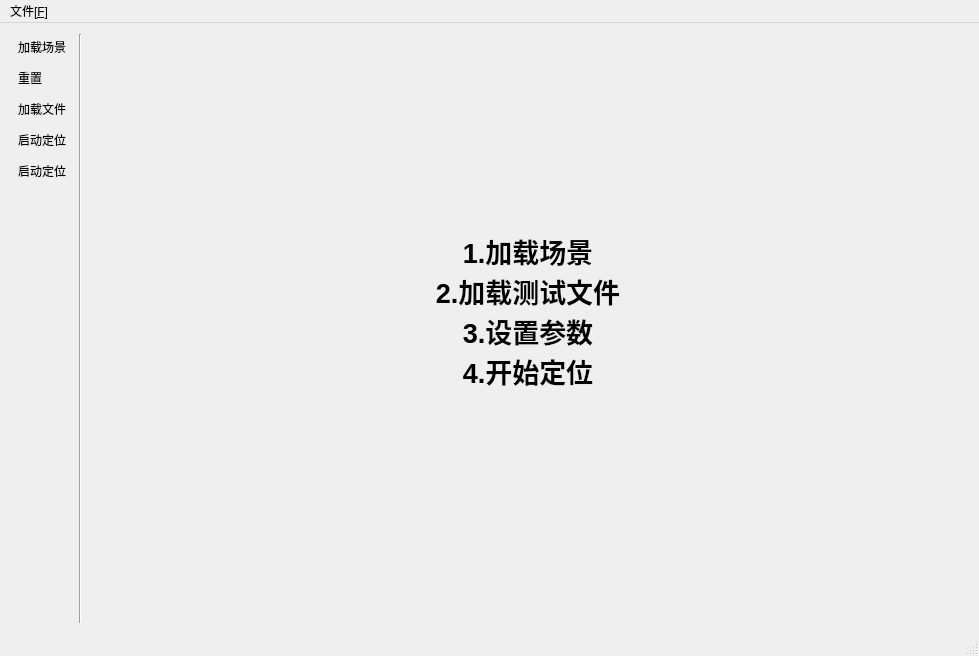
<?xml version="1.0" encoding="UTF-8"?>
<ui version="4.0">
 <class>BSLClass</class>
 <widget class="QMainWindow" name="BSLClass">
  <property name="geometry">
   <rect>
    <x>0</x>
    <y>0</y>
    <width>979</width>
    <height>656</height>
   </rect>
  </property>
  <property name="windowTitle">
   <string>无线信号源定系统</string>
  </property>
  <widget class="QWidget" name="centralWidget">
   <layout class="QHBoxLayout" name="horizontalLayout">
    <item>
     <layout class="QVBoxLayout" name="verticalLayout">
      <property name="sizeConstraint">
       <enum>QLayout::SetDefaultConstraint</enum>
      </property>
      <item>
       <widget class="QToolButton" name="loadSencesToolButton">
        <property name="toolTip">
         <string>加载由EvaluatorGUI生成的场景</string>
        </property>
        <property name="statusTip">
         <string>加载由EvaluatorGUI生成的场景</string>
        </property>
        <property name="text">
         <string>加载场景</string>
        </property>
        <property name="icon">
         <iconset resource="bsl.qrc">
          <normaloff>:/BSL/Icon/load.png</normaloff>:/BSL/Icon/load.png</iconset>
        </property>
        <property name="iconSize">
         <size>
          <width>32</width>
          <height>32</height>
         </size>
        </property>
        <property name="autoRaise">
         <bool>true</bool>
        </property>
       </widget>
      </item>
      <item>
       <widget class="QToolButton" name="resetToolButton">
        <property name="toolTip">
         <string>清空所有数据</string>
        </property>
        <property name="statusTip">
         <string>清空所有数据</string>
        </property>
        <property name="text">
         <string>重置</string>
        </property>
        <property name="icon">
         <iconset resource="bsl.qrc">
          <normaloff>:/BSL/Icon/reset.png</normaloff>:/BSL/Icon/reset.png</iconset>
        </property>
        <property name="iconSize">
         <size>
          <width>32</width>
          <height>32</height>
         </size>
        </property>
        <property name="autoRaise">
         <bool>true</bool>
        </property>
       </widget>
      </item>
      <item>
       <widget class="QToolButton" name="loadFileToolButton">
        <property name="toolTip">
         <string>加载测试文件</string>
        </property>
        <property name="statusTip">
         <string>加载测试文件</string>
        </property>
        <property name="text">
         <string>加载文件</string>
        </property>
        <property name="icon">
         <iconset resource="bsl.qrc">
          <normaloff>:/BSL/Icon/open.png</normaloff>:/BSL/Icon/open.png</iconset>
        </property>
        <property name="iconSize">
         <size>
          <width>32</width>
          <height>32</height>
         </size>
        </property>
        <property name="autoRaise">
         <bool>true</bool>
        </property>
       </widget>
      </item>
      <item>
       <widget class="QToolButton" name="settingToolButton">
        <property name="toolTip">
         <string>参数设置</string>
        </property>
        <property name="statusTip">
         <string>参数设置</string>
        </property>
        <property name="text">
         <string>启动定位</string>
        </property>
        <property name="icon">
         <iconset resource="bsl.qrc">
          <normaloff>:/BSL/Icon/setting.png</normaloff>:/BSL/Icon/setting.png</iconset>
        </property>
        <property name="iconSize">
         <size>
          <width>32</width>
          <height>32</height>
         </size>
        </property>
        <property name="autoRaise">
         <bool>true</bool>
        </property>
       </widget>
      </item>
      <item>
       <widget class="QToolButton" name="runToolButton">
        <property name="toolTip">
         <string>开始定位</string>
        </property>
        <property name="statusTip">
         <string>开始定位</string>
        </property>
        <property name="text">
         <string>启动定位</string>
        </property>
        <property name="icon">
         <iconset resource="bsl.qrc">
          <normaloff>:/BSL/Icon/launch.png</normaloff>:/BSL/Icon/launch.png</iconset>
        </property>
        <property name="iconSize">
         <size>
          <width>32</width>
          <height>32</height>
         </size>
        </property>
        <property name="autoRaise">
         <bool>true</bool>
        </property>
       </widget>
      </item>
      <item>
       <spacer name="verticalSpacer_2">
        <property name="orientation">
         <enum>Qt::Vertical</enum>
        </property>
        <property name="sizeHint" stdset="0">
         <size>
          <width>20</width>
          <height>40</height>
         </size>
        </property>
       </spacer>
      </item>
     </layout>
    </item>
    <item>
     <widget class="Line" name="line">
      <property name="orientation">
       <enum>Qt::Vertical</enum>
      </property>
     </widget>
    </item>
    <item>
     <layout class="QVBoxLayout" name="verticalLayout_2">
      <item>
       <widget class="QLabel" name="scenesLabel">
        <property name="font">
         <font>
          <pointsize>20</pointsize>
          <weight>75</weight>
          <bold>true</bold>
         </font>
        </property>
        <property name="toolTip">
         <string>真实场景显示区域</string>
        </property>
        <property name="statusTip">
         <string>真实场景显示区域</string>
        </property>
        <property name="text">
         <string>1.加载场景
2.加载测试文件
3.设置参数
4.开始定位</string>
        </property>
        <property name="alignment">
         <set>Qt::AlignCenter</set>
        </property>
       </widget>
      </item>
      <item>
       <widget class="QLabel" name="currentsettingLabel">
        <property name="minimumSize">
         <size>
          <width>0</width>
          <height>0</height>
         </size>
        </property>
        <property name="maximumSize">
         <size>
          <width>16777215</width>
          <height>30</height>
         </size>
        </property>
        <property name="text">
         <string/>
        </property>
        <property name="alignment">
         <set>Qt::AlignCenter</set>
        </property>
       </widget>
      </item>
     </layout>
    </item>
   </layout>
  </widget>
  <widget class="QMenuBar" name="menuBar">
   <property name="geometry">
    <rect>
     <x>0</x>
     <y>0</y>
     <width>979</width>
     <height>23</height>
    </rect>
   </property>
   <widget class="QMenu" name="menu_F">
    <property name="title">
     <string>文件[&amp;F]</string>
    </property>
    <addaction name="loadSencesAction"/>
    <addaction name="resetAction"/>
    <addaction name="loadFileAction"/>
    <addaction name="settingAction"/>
    <addaction name="runAction"/>
    <addaction name="separator"/>
    <addaction name="exitAction"/>
   </widget>
   <addaction name="menu_F"/>
  </widget>
  <widget class="QStatusBar" name="statusBar"/>
  <action name="loadSencesAction">
   <property name="icon">
    <iconset resource="bsl.qrc">
     <normaloff>:/BSL/Icon/load.png</normaloff>:/BSL/Icon/load.png</iconset>
   </property>
   <property name="text">
    <string>加载场景</string>
   </property>
   <property name="statusTip">
    <string>加载由EvaluatorGUI生成的场景</string>
   </property>
  </action>
  <action name="resetAction">
   <property name="icon">
    <iconset resource="bsl.qrc">
     <normaloff>:/BSL/Icon/reset.png</normaloff>:/BSL/Icon/reset.png</iconset>
   </property>
   <property name="text">
    <string>重置</string>
   </property>
   <property name="statusTip">
    <string>清空所有数据</string>
   </property>
  </action>
  <action name="loadFileAction">
   <property name="icon">
    <iconset resource="bsl.qrc">
     <normaloff>:/BSL/Icon/open.png</normaloff>:/BSL/Icon/open.png</iconset>
   </property>
   <property name="text">
    <string>加载文件</string>
   </property>
   <property name="statusTip">
    <string>加载测试文件</string>
   </property>
  </action>
  <action name="runAction">
   <property name="icon">
    <iconset resource="bsl.qrc">
     <normaloff>:/BSL/Icon/launch.png</normaloff>:/BSL/Icon/launch.png</iconset>
   </property>
   <property name="text">
    <string>启动定位</string>
   </property>
   <property name="statusTip">
    <string>开始定位</string>
   </property>
  </action>
  <action name="exitAction">
   <property name="icon">
    <iconset resource="bsl.qrc">
     <normaloff>:/BSL/Icon/exit.png</normaloff>:/BSL/Icon/exit.png</iconset>
   </property>
   <property name="text">
    <string>退出</string>
   </property>
   <property name="statusTip">
    <string>退出</string>
   </property>
  </action>
  <action name="settingAction">
   <property name="icon">
    <iconset resource="bsl.qrc">
     <normaloff>:/BSL/Icon/setting.png</normaloff>:/BSL/Icon/setting.png</iconset>
   </property>
   <property name="text">
    <string>设置</string>
   </property>
  </action>
 </widget>
 <layoutdefault spacing="6" margin="11"/>
 <resources>
  <include location="bsl.qrc"/>
 </resources>
 <connections>
  <connection>
   <sender>loadSencesAction</sender>
   <signal>triggered()</signal>
   <receiver>loadSencesToolButton</receiver>
   <slot>click()</slot>
   <hints>
    <hint type="sourcelabel">
     <x>-1</x>
     <y>-1</y>
    </hint>
    <hint type="destinationlabel">
     <x>29</x>
     <y>51</y>
    </hint>
   </hints>
  </connection>
  <connection>
   <sender>resetAction</sender>
   <signal>triggered()</signal>
   <receiver>resetToolButton</receiver>
   <slot>click()</slot>
   <hints>
    <hint type="sourcelabel">
     <x>-1</x>
     <y>-1</y>
    </hint>
    <hint type="destinationlabel">
     <x>29</x>
     <y>95</y>
    </hint>
   </hints>
  </connection>
  <connection>
   <sender>loadFileAction</sender>
   <signal>triggered()</signal>
   <receiver>loadFileToolButton</receiver>
   <slot>click()</slot>
   <hints>
    <hint type="sourcelabel">
     <x>-1</x>
     <y>-1</y>
    </hint>
    <hint type="destinationlabel">
     <x>29</x>
     <y>139</y>
    </hint>
   </hints>
  </connection>
  <connection>
   <sender>runAction</sender>
   <signal>triggered()</signal>
   <receiver>runToolButton</receiver>
   <slot>click()</slot>
   <hints>
    <hint type="sourcelabel">
     <x>-1</x>
     <y>-1</y>
    </hint>
    <hint type="destinationlabel">
     <x>29</x>
     <y>183</y>
    </hint>
   </hints>
  </connection>
  <connection>
   <sender>exitAction</sender>
   <signal>triggered()</signal>
   <receiver>BSLClass</receiver>
   <slot>close()</slot>
   <hints>
    <hint type="sourcelabel">
     <x>-1</x>
     <y>-1</y>
    </hint>
    <hint type="destinationlabel">
     <x>501</x>
     <y>322</y>
    </hint>
   </hints>
  </connection>
  <connection>
   <sender>settingAction</sender>
   <signal>triggered()</signal>
   <receiver>settingToolButton</receiver>
   <slot>click()</slot>
   <hints>
    <hint type="sourcelabel">
     <x>-1</x>
     <y>-1</y>
    </hint>
    <hint type="destinationlabel">
     <x>29</x>
     <y>183</y>
    </hint>
   </hints>
  </connection>
 </connections>
</ui>
